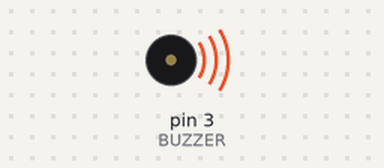
This sketch was run on a simulated Arduino Uno, built with avr-gcc and run on an emulated ATmega328P. Shown: buzzer (waves = sounding).

Above: at 0.5 s.
Timing chart, 0 to 4.6 s (numbered marks = the images above):
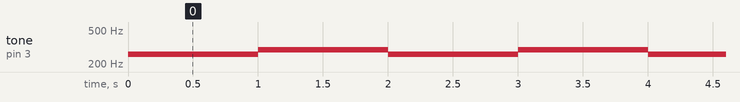

The sketch:

05-piezo-buzzer.ino
```cpp
#define BUZZER 3

void setup() {
}

void loop() {
  // tone 1
  tone(BUZZER, 261.6);
  delay(1000);
  noTone(BUZZER);

  tone(BUZZER, 293.6648);
  delay(1000);
  noTone(BUZZER);
}
```

Measured:
- by itself, tone on pin 3 (BUZZER): alternates 293 Hz for 1.0 s and 261 Hz for 1.0 s
